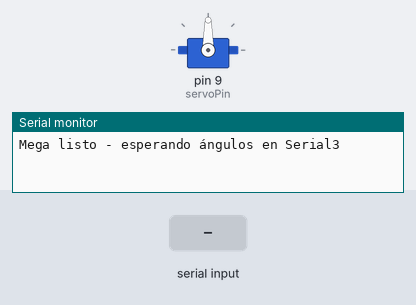
This sketch was run on a simulated Arduino Mega 2560, built with avr-gcc and run on an emulated ATmega2560. Shown: servo, the last lines printed to the serial monitor. The test bench sets the inputs (shaded band).

Above: at 1.7 s.
1.8 s: "F:\n" received over the second serial link
At 2.6 s:
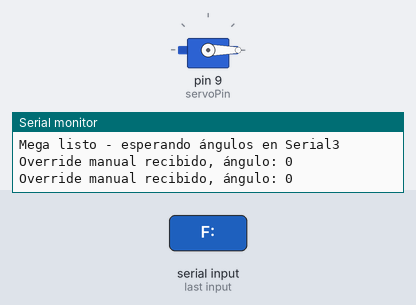
3.3 s: "30,150\n" received over the second serial link
Timing chart, 0 to 6.3 s (numbered marks = the images above; inputs shaded):
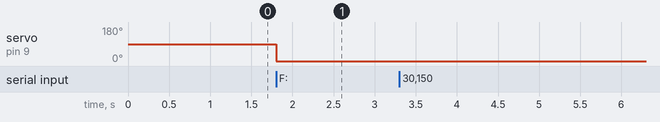

Measured:
- after the input at 1.8 s, servo on pin 9 (servoPin): 90° → 0° at once

The sketch:

CONFIG_MEGA_ESP8266.ino
```cpp
// mega_servo.ino  (para cargar en el ATmega Mega)
#include <Servo.h>

Servo myservo;
const int servoPin = 9;      // señal del servo (conectar al cable de señal del servo)

void setup() {
  Serial.begin(115200);    // USB Serial (monitor) - opcional
  Serial3.begin(115200);   // UART que usaremos para hablar con el ESP (TX3/RX3)
  myservo.attach(servoPin);
  myservo.write(90); // posición inicial centrada
  delay(500);
  Serial.println("Mega listo - esperando ángulos en Serial3");
}

void loop() {
  if (Serial3.available()) {
    String line = readLineFromSerial3();
    if (line.length() > 0) {
      bool forced = false;
      if (line.startsWith("F:")) {
        forced = true;
        line = line.substring(2); // quedamos solo con el número
      }

      int angle = line.toInt();
      if (angle < 0) angle = 0;
      if (angle > 180) angle = 180;

      if (forced) {
        myservo.write(angle);
        Serial.println("FORCED override aplicado");
      } else {
        myservo.write(angle);
        Serial.print("Override manual recibido, ángulo: ");
        Serial.println(angle);
      }
    }
  }
  // cualquier otra lógica de peaje que quieras añadir...
}

// ---------------- FUNCIONES AUXILIARES ----------------
String readLineFromSerial3() {
  String s = "";
  while (Serial3.available()) {
    char c = Serial3.read();
    if (c == '\n') break;
    if (c != '\r') s += c;
    if (s.length() > 40) break; // límite de seguridad
  }
  return s;
}
```
